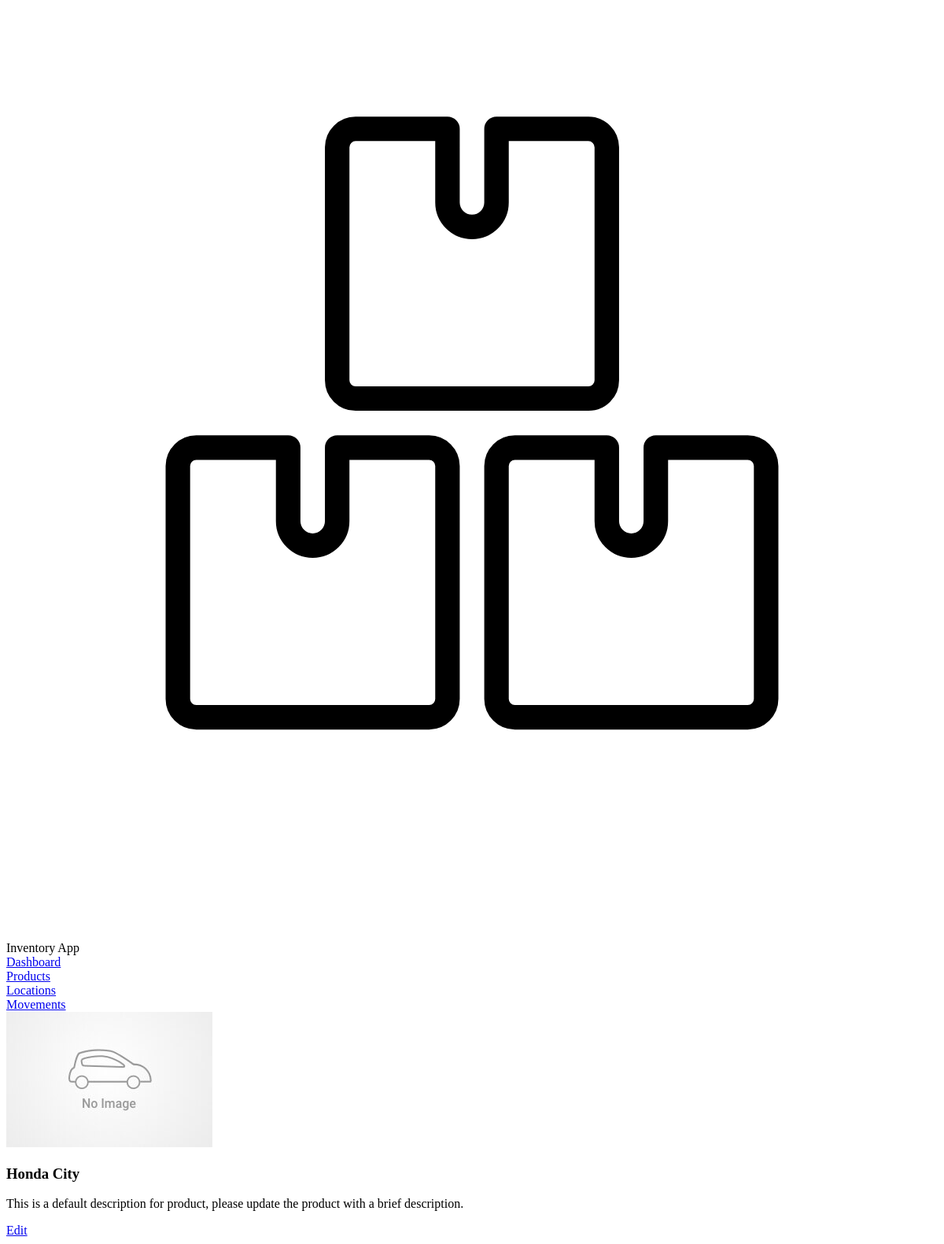
Before: /product/1 with the older database file.
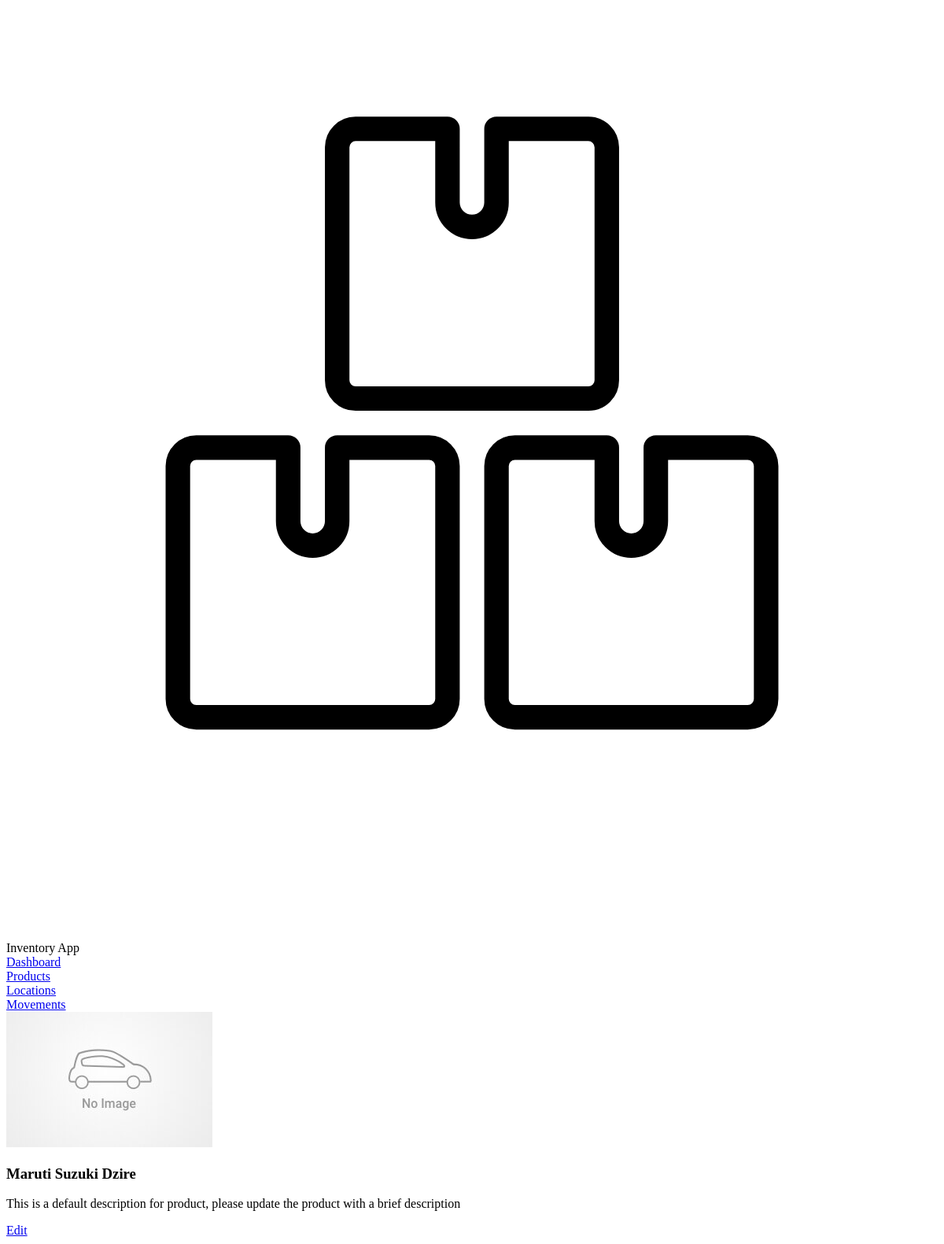
After: the same page with the newer database file.
### inventory/models.py (models this page shows, shortened)
class Product(db.Model):
    product_id = db.Column(db.Integer, primary_key=True)
    product_name = db.Column(db.String(20), unique=True, nullable=False)
    product_description = db.Column(db.String(200), nullable=False, default='This is a default description for product, please update the product with a brief description')
    product_image_file = db.Column(db.String(20), nullable=False, default='default-cars.jpeg')

### inventory/routes.py (the view)
@app.route("/product/<int:product_id>")
def product(product_id):
    product = Product.query.get_or_404(product_id)
    return render_template('product.html', title='Update Product', product=product)

### inventory/templates/product.html
{% extends "layout.html" %}
{% block content %}
<section class="text-gray-700 body-font">
    <div class="container mx-auto flex px-5 py-24 md:flex-row flex-col items-center">
        <div class="lg:max-w-lg lg:w-full md:w-1/2 w-5/6 mb-10 md:mb-0">
            <img alt="car" class="object-cover object-center w-full h-full block" src="{{ url_for('static', filename='img/' + product.product_image_file) }}">
        </div>
        <div class="lg:flex-grow md:w-1/2 lg:pl-24 md:pl-16 flex flex-col md:items-start md:text-left items-center text-center">
            <h1 class="title-font sm:text-4xl text-3xl mb-4 font-medium text-gray-900">
                {{ product.product_name }}
            </h1>
                <p class="mb-8 leading-relaxed">
                    {% if not product.product_description %}
                        This is a default description for product, please update the product with a brief description.
                    {% else %}
                        {{ product.product_description }}
                    {% endif %}
                </p>
            <div class="flex justify-center">
                <a href="{{ url_for('update_product', product_id=product.product_id) }}" class="inline-flex text-white bg-indigo-500 border-0 py-2 px-6 focus:outline-none hover:bg-indigo-600 rounded text-lg cursor-pointer">Edit</a>
            </div>
        </div>
    </div>
</section>
{% endblock content %}

Changed rows visible on the page:
changed Product: product_name "Honda City" → "Maruti Suzuki Dzire"; product_description (not shown) → "This is a default description for product, please update the product with a brief description"
Other visible differences:
text no longer shown: "This is a default description for product, please update the product with a brief description."
